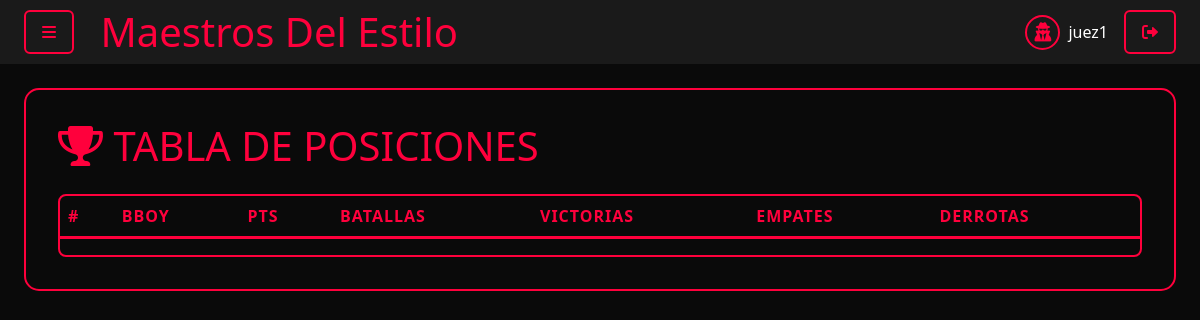
The page /standings (signed in) on the database as committed earlier.
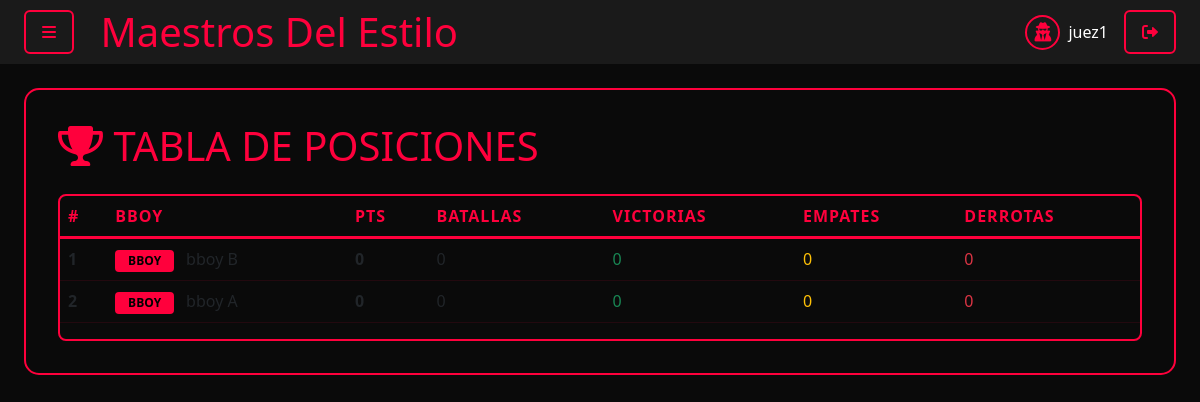
The same page on the database as committed later.
### app.py (models this page shows, shortened)
class User(UserMixin, db.Model):
    id = db.Column(db.Integer, primary_key=True)
    aka = db.Column(db.String(100), unique=True, nullable=False)
    city = db.Column(db.String(50))
    age = db.Column(db.Integer)
    photo = db.Column(db.String(200))
    description = db.Column(db.Text)
    password_hash = db.Column(db.String(128), nullable=False)
    role = db.Column(db.String(20), default='bboy')
    nivel = db.Column(db.String(20))
    participations = db.relationship('Participation', backref='user', lazy='dynamic')

class Competitor(db.Model):
    id = db.Column(db.Integer, primary_key=True)
    name = db.Column(db.String(100), nullable=False)
    total_points = db.Column(db.Integer, default=0)
    battles = db.Column(db.Integer, default=0)
    wins = db.Column(db.Integer, default=0)
    ties = db.Column(db.Integer, default=0)
    losses = db.Column(db.Integer, default=0)
    event_id = db.Column(db.Integer, db.ForeignKey('event.id'), nullable=False)
    user_id = db.Column(db.Integer, db.ForeignKey('user.id'))
    event = db.relationship('Event', back_populates='competitors')
    user = db.relationship('User', backref='competitor_profiles')

### app.py (the view)
@app.route('/standings')
@login_required
def standings():
    competitors = Competitor.query.order_by(
        Competitor.total_points.desc(),
        Competitor.wins.desc()
    ).all()
    return render_template('standings.html', competitors=competitors)

### app.py (called while the page is built)
@login_manager.user_loader
def load_user(user_id):
    return User.query.get(int(user_id))

@app.context_processor
def inject_events():
    try:
        events = Event.query.order_by(Event.created_at.desc()).all()
        return dict(all_events=events)
    except Exception as e:
        print(f"Error getting events: {str(e)}")
        return dict(all_events=[])

### templates/standings.html
{% extends "base.html" %}
{% block content %}
<div class="container-fluid">
    <div class="fms-table-container">
        <h1 class="neon-red mb-4"><i class="fas fa-trophy"></i> TABLA DE POSICIONES</h1>
        <div class="table-responsive">
            <table class="table fms-table">
                <thead>
                    <tr class="underground-header">
                        <th>#</th>
                        <th>BBOY</th>
                        <th>PTS</th>
                        <th>BATALLAS</th>
                        <th>VICTORIAS</th>
                        <th>EMPATES</th>
                        <th>DERROTAS</th>
                    </tr>
                </thead>
                <tbody>
                    {% for competitor in competitors %}
                    <tr class="underground-row">
                        <td class="fw-bold">{{ loop.index }}</td>
                        <td>
                            <span class="badge bg-underground-red me-2">BBOY</span>
                            {{ competitor.name }}
                        </td>
                        <td class="neon-red fw-bold">{{ competitor.total_points }}</td>
                        <td>{{ competitor.battles }}</td>
                        <td class="text-success">{{ competitor.wins }}</td>
                        <td class="text-warning">{{ competitor.ties }}</td>
                        <td class="text-danger">{{ competitor.losses }}</td>
                    </tr>
                    {% endfor %}
                </tbody>
            </table>
        </div>
    </div>
</div>
{% endblock %}

### templates/base.html (shortened to what this page needs)
<!DOCTYPE html>
<html lang="es">
<head>
    <link href="https://cdn.jsdelivr.net/npm/bootstrap@5.3.0/dist/css/bootstrap.min.css" rel="stylesheet">
    <link rel="stylesheet" href="https://cdnjs.cloudflare.com/ajax/libs/font-awesome/6.0.0/css/all.min.css">
    <link rel="stylesheet" href="{{ url_for('static', filename='css/custom.css') }}">
</head>
<body class="bg-underground">
    <header class="d-flex align-items-center py-2 px-4 bg-underground-gray">
        <button class="btn btn-underground me-3" data-bs-toggle="offcanvas" data-bs-target="#sidebar">
            <i class="fas fa-bars"></i>
        </button>
        <h1 class="neon-red m-0"> Maestros Del Estilo</h1>
        <div class="ms-auto d-flex align-items-center gap-3">
            {% if current_user.is_authenticated %}
                <div class="d-flex align-items-center text-white">
                    <div class="profile-pic-header me-2">
                        {% if current_user.photo %}
                            <img src="{{ url_for('static', filename='uploads/' + current_user.photo) }}"
                                 class="rounded-circle">
                        {% else %}
                            <i class="fas fa-user-secret"></i>
                        {% endif %}
                    </div>
                    {{ current_user.aka }}
                </div>
                <a href="{{ url_for('logout') }}" class="btn btn-underground">
                    <i class="fas fa-sign-out-alt"></i>
                </a>
            {% endif %}
        </div>
    </header>
    <main class="container-fluid mt-4">
        {% block content %}{% endblock %}
    </main>
</body>
</html>

### static/css/custom.css (style rules this page uses)
:root { --underground-bg: #0A0A0A; --underground-red: #FF003C; --underground-blue: #00A8FF; --underground-gray: #1A1A1A; }
.bg-underground { background: var(--underground-bg); }
.bg-underground-gray { background: var(--underground-gray); }
.bg-underground-red { background: var(--underground-red); }
.neon-red { color: var(--underground-red); }
.btn-underground { background: var(--underground-red); color: white; border: none; transition: all 0.3s; }
.btn-underground { background: transparent; border: 2px solid var(--underground-red); color: var(--underground-red); padding: 0.5rem 1rem; }
.fms-table-container { background: rgba(10, 10, 10, 0.95); padding: 2rem; border-radius: 15px; border: 2px solid var(--underground-red); }
.fms-table { color: white; --bs-table-bg: transparent; border-color: var(--underground-red); }
.underground-header { border-bottom: 3px solid var(--underground-red); text-transform: uppercase; letter-spacing: 1px; }
.underground-header th { color: var(--underground-red) !important; font-weight: 700; }
.underground-row { transition: all 0.3s; border-bottom: 1px solid rgba(255, 0, 60, 0.1); }
.badge.bg-underground-red { background: var(--underground-red); color: black; font-weight: 800; padding: 0.3rem 0.8rem; border-radius: 4px; }
.btn-underground { transition: all 0.3s; border: 2px solid var(--underground-red); }
.profile-pic-header { width: 35px; height: 35px; display: flex; align-items: center; justify-content: center; border: 2px solid var(--underground-red); border-radius: 50%; overflow: hidden; background-color: var(--underground-gray); }
.profile-pic-header i { font-size: 1.2rem; color: var(--underground-red); }
.table-responsive { border: 2px solid var(--underground-red); border-radius: 8px; overflow: hidden; }

Rows that differ between the two databases and show on the page:
added Competitor: name "bboy B", total_points "0", battles "0", wins "0", ties "0", losses "0"
added Competitor: name "bboy A", total_points "0", battles "0", wins "0", ties "0", losses "0"
